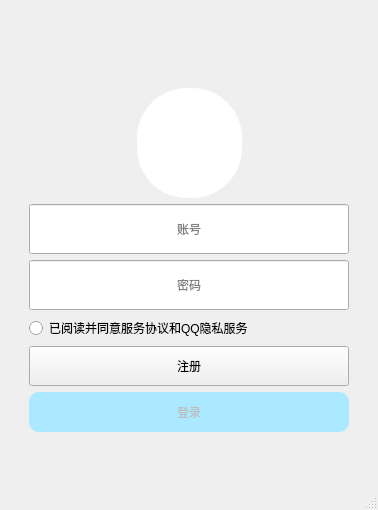
<?xml version="1.0" encoding="UTF-8"?>
<ui version="4.0">
 <class>MainWindow</class>
 <widget class="QMainWindow" name="MainWindow">
  <property name="geometry">
   <rect>
    <x>0</x>
    <y>0</y>
    <width>367</width>
    <height>510</height>
   </rect>
  </property>
  <property name="windowTitle">
   <string>MainWindow</string>
  </property>
  <widget class="QWidget" name="centralwidget">
   <layout class="QVBoxLayout" name="verticalLayout_2">
    <property name="leftMargin">
     <number>0</number>
    </property>
    <property name="topMargin">
     <number>0</number>
    </property>
    <property name="rightMargin">
     <number>0</number>
    </property>
    <property name="bottomMargin">
     <number>0</number>
    </property>
    <item>
     <widget class="QWidget" name="widget" native="true">
      <property name="styleSheet">
       <string notr="true">QToolButton{
	background-color: rgba(0, 0, 0,0);
    border:none;
}
QToolButton#CloseButton{
	border-image: url(:/imgs/icons8-close.svg);
}
QToolButton#CloseButton:hover{
	background-color: rgb(255, 68, 6);
	border-image: url(:/imgs/whiteclose.svg);
}
QLabel#imageLable{
	background-color: rgb(255, 255, 255);
    border-radius:50px;
}
QPushButton#LogButton{
	background-color: rgb(170, 233, 255);
    border-radius:10px;
    border:none;
}</string>
      </property>
      <layout class="QVBoxLayout" name="verticalLayout_3">
       <item>
        <layout class="QHBoxLayout" name="horizontalLayout_2">
         <item>
          <spacer name="horizontalSpacer_3">
           <property name="orientation">
            <enum>Qt::Orientation::Horizontal</enum>
           </property>
           <property name="sizeHint" stdset="0">
            <size>
             <width>40</width>
             <height>20</height>
            </size>
           </property>
          </spacer>
         </item>
         <item>
          <widget class="QToolButton" name="CloseButton">
           <property name="enabled">
            <bool>true</bool>
           </property>
           <property name="minimumSize">
            <size>
             <width>25</width>
             <height>25</height>
            </size>
           </property>
           <property name="maximumSize">
            <size>
             <width>25</width>
             <height>25</height>
            </size>
           </property>
           <property name="styleSheet">
            <string notr="true"/>
           </property>
           <property name="text">
            <string/>
           </property>
          </widget>
         </item>
        </layout>
       </item>
       <item>
        <spacer name="verticalSpacer">
         <property name="orientation">
          <enum>Qt::Orientation::Vertical</enum>
         </property>
         <property name="sizeHint" stdset="0">
          <size>
           <width>20</width>
           <height>15</height>
          </size>
         </property>
        </spacer>
       </item>
       <item>
        <layout class="QHBoxLayout" name="horizontalLayout">
         <item>
          <spacer name="horizontalSpacer_2">
           <property name="orientation">
            <enum>Qt::Orientation::Horizontal</enum>
           </property>
           <property name="sizeHint" stdset="0">
            <size>
             <width>40</width>
             <height>20</height>
            </size>
           </property>
          </spacer>
         </item>
         <item>
          <widget class="QLabel" name="imageLable">
           <property name="minimumSize">
            <size>
             <width>105</width>
             <height>110</height>
            </size>
           </property>
           <property name="maximumSize">
            <size>
             <width>105</width>
             <height>110</height>
            </size>
           </property>
           <property name="text">
            <string/>
           </property>
           <property name="pixmap">
            <pixmap resource="icons.qrc">:/imgs/icons8-qq.svg</pixmap>
           </property>
           <property name="scaledContents">
            <bool>true</bool>
           </property>
           <property name="alignment">
            <set>Qt::AlignmentFlag::AlignCenter</set>
           </property>
          </widget>
         </item>
         <item>
          <spacer name="horizontalSpacer">
           <property name="orientation">
            <enum>Qt::Orientation::Horizontal</enum>
           </property>
           <property name="sizeHint" stdset="0">
            <size>
             <width>40</width>
             <height>20</height>
            </size>
           </property>
          </spacer>
         </item>
        </layout>
       </item>
       <item>
        <layout class="QVBoxLayout" name="verticalLayout">
         <property name="leftMargin">
          <number>20</number>
         </property>
         <property name="topMargin">
          <number>0</number>
         </property>
         <property name="rightMargin">
          <number>20</number>
         </property>
         <item>
          <widget class="QLineEdit" name="accountEdit">
           <property name="minimumSize">
            <size>
             <width>320</width>
             <height>50</height>
            </size>
           </property>
           <property name="maximumSize">
            <size>
             <width>320</width>
             <height>50</height>
            </size>
           </property>
           <property name="alignment">
            <set>Qt::AlignmentFlag::AlignCenter</set>
           </property>
           <property name="dragEnabled">
            <bool>false</bool>
           </property>
           <property name="readOnly">
            <bool>false</bool>
           </property>
           <property name="placeholderText">
            <string>账号</string>
           </property>
          </widget>
         </item>
         <item>
          <widget class="QLineEdit" name="passwordEdit">
           <property name="minimumSize">
            <size>
             <width>320</width>
             <height>50</height>
            </size>
           </property>
           <property name="maximumSize">
            <size>
             <width>320</width>
             <height>50</height>
            </size>
           </property>
           <property name="alignment">
            <set>Qt::AlignmentFlag::AlignCenter</set>
           </property>
           <property name="placeholderText">
            <string>密码</string>
           </property>
          </widget>
         </item>
         <item>
          <widget class="QRadioButton" name="aggreButton">
           <property name="text">
            <string>已阅读并同意服务协议和QQ隐私服务</string>
           </property>
          </widget>
         </item>
         <item>
          <widget class="QPushButton" name="RejisterButton">
           <property name="minimumSize">
            <size>
             <width>320</width>
             <height>40</height>
            </size>
           </property>
           <property name="maximumSize">
            <size>
             <width>320</width>
             <height>40</height>
            </size>
           </property>
           <property name="text">
            <string>注册</string>
           </property>
          </widget>
         </item>
         <item>
          <widget class="QPushButton" name="LogButton">
           <property name="enabled">
            <bool>false</bool>
           </property>
           <property name="minimumSize">
            <size>
             <width>320</width>
             <height>40</height>
            </size>
           </property>
           <property name="maximumSize">
            <size>
             <width>320</width>
             <height>40</height>
            </size>
           </property>
           <property name="text">
            <string>登录</string>
           </property>
          </widget>
         </item>
        </layout>
       </item>
       <item>
        <spacer name="verticalSpacer_2">
         <property name="orientation">
          <enum>Qt::Orientation::Vertical</enum>
         </property>
         <property name="sizeHint" stdset="0">
          <size>
           <width>20</width>
           <height>40</height>
          </size>
         </property>
        </spacer>
       </item>
      </layout>
     </widget>
    </item>
   </layout>
  </widget>
  <widget class="QMenuBar" name="menubar">
   <property name="geometry">
    <rect>
     <x>0</x>
     <y>0</y>
     <width>367</width>
     <height>25</height>
    </rect>
   </property>
  </widget>
  <widget class="QStatusBar" name="statusbar"/>
 </widget>
 <resources>
  <include location="icons.qrc"/>
 </resources>
 <connections/>
</ui>
